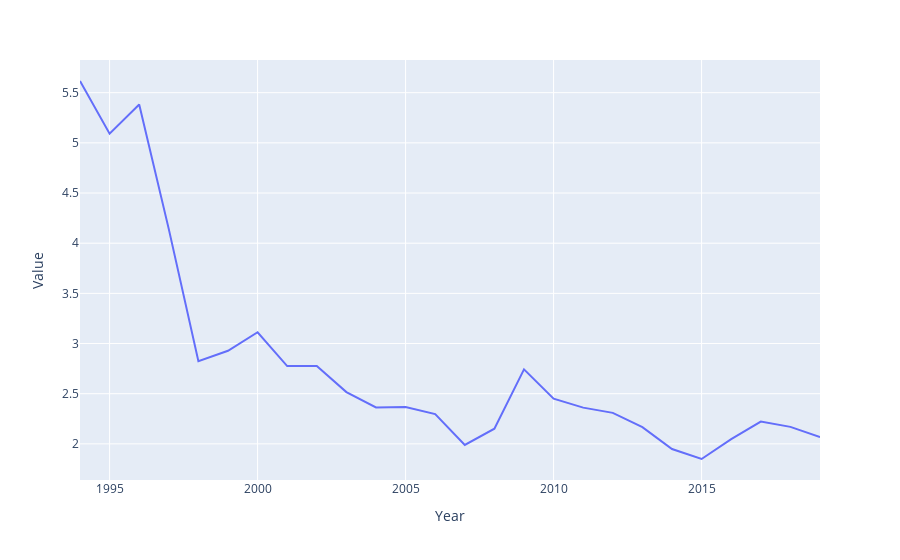

Notebook code cell kept with this figure:
### Code cell
fig = px.line(Air_transport_df, x="Year", y="Value")
fig.show()

### Figure 1 — Plotly figure (JSON) as saved in the notebook; plotly's stock layout.template omitted (floating-point values rounded to 4 significant figures)
{"data": [{"hovertemplate": "Year=%{x}<br>Value=%{y}<extra></extra>", "legendgroup": "", "line": {"color": "#636efa", "dash": "solid"}, "marker": {"symbol": "circle"}, "mode": "lines", "name": "", "orientation": "v", "showlegend": false, "type": "scatter", "x": [1994, 1995, 1996, 1997, 1998, 1999, 2000, 2001, 2002, 2003, 2004, 2005, 2006, 2007, 2008, 2009, 2010, 2011, 2012, 2013, 2014, 2015, 2016, 2017, 2018, 2019], "xaxis": "x", "y": [5.616, 5.091, 5.382, 4.14, 2.824, 2.928, 3.112, 2.776, 2.776, 2.516, 2.362, 2.368, 2.297, 1.989, 2.151, 2.742, 2.451, 2.361, 2.309, 2.167, 1.949, 1.849, 2.047, 2.222, 2.169, 2.067], "yaxis": "y"}], "layout": {"legend": {"tracegroupgap": 0}, "margin": {"t": 60}, "xaxis": {"anchor": "y", "domain": [0, 1], "title": {"text": "Year"}}, "yaxis": {"anchor": "x", "domain": [0, 1], "title": {"text": "Value"}}}}
